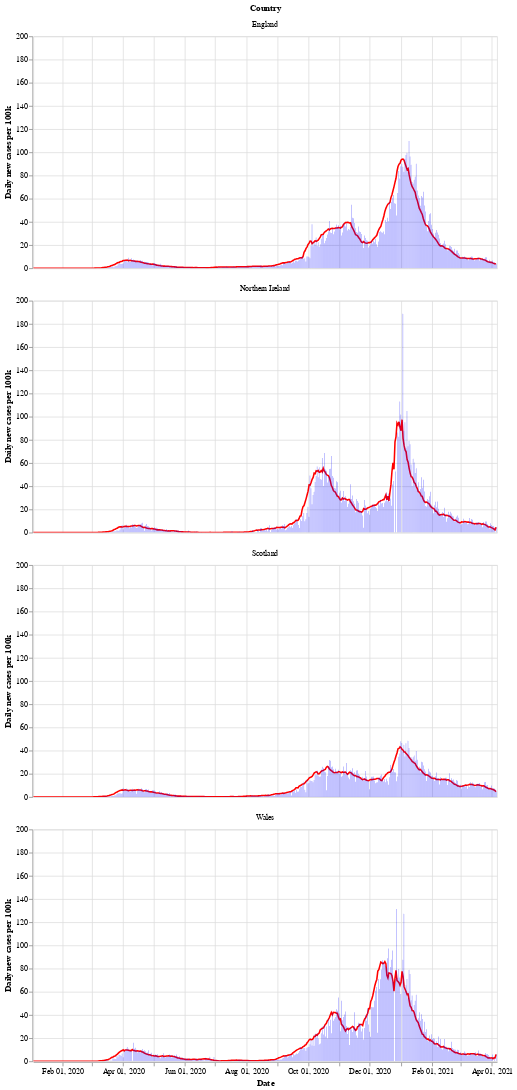

Notebook code cell kept with this figure:
### Markdown cell above
Next is a bar chart of the number of new cases in each country (per 100k population), with the 7 day moving average of cases. Again we see that Wales saw a longer period of raising and falling cases compared to the other countries.

After a period of cases falling, each nation is now seeing a rise in the number of cases - especially in Wales.

### Code cell
# collapse
bars = alt.Chart(uk_cases).mark_bar().encode(
    x=alt.X("yearmonthdate(date):T", axis=alt.Axis(title='Date')),
    y=alt.Y("newCasesRate:Q", axis=alt.Axis(title='Daily new cases per 100k')),
    tooltip='newCasesRate',
    color=alt.condition(
        alt.datum.dailyChange > 0,
        alt.value("orange"),  # The positive color
        alt.value("blue")  # The negative color
    )
).properties(title='New cases per 100k population with rolling 7 day average', width=600).interactive()
line = alt.Chart(uk_cases).mark_line(
    color='red',
    size=2,
).transform_window(
    rolling_mean='mean(newCasesRate)',
    frame=[0, 7],
    groupby=['areaName']
).encode(
    x='yearmonthdate(date):T',
    y='rolling_mean:Q'
)
alt.layer(line, bars, data=uk_cases).facet(alt.Row('areaName', title='Country'), columns=1)

### Figure 1 — Vega-Lite specification as saved in the notebook (floating-point values rounded to 4 significant figures; data arrays with more than 128 entries replaced by an {"elided": "..."} marker saying what was removed)
{"config": {"view": {"continuousWidth": 400, "continuousHeight": 300}}, "data": {"name": "data-9bd846d7c2fa42c72fbfe6a5ac05a46e"}, "facet": {"type": "nominal", "field": "areaName", "title": "Country"}, "spec": {"layer": [{"mark": {"type": "line", "color": "red", "size": 2}, "encoding": {"x": {"type": "temporal", "field": "date", "timeUnit": "yearmonthdate"}, "y": {"type": "quantitative", "field": "rolling_mean"}}, "transform": [{"window": [{"op": "mean", "field": "newCasesRate", "as": "rolling_mean"}], "frame": [0, 7], "groupby": ["areaName"]}]}, {"mark": "bar", "encoding": {"color": {"condition": {"value": "orange", "test": "(datum.dailyChange > 0)"}, "value": "blue"}, "tooltip": {"type": "quantitative", "field": "newCasesRate"}, "x": {"type": "temporal", "axis": {"title": "Date"}, "field": "date", "timeUnit": "yearmonthdate"}, "y": {"type": "quantitative", "axis": {"title": "Daily new cases per 100k"}, "field": "newCasesRate"}}, "selection": {"selector002": {"type": "interval", "bind": "scales", "encodings": ["x", "y"]}}, "title": "New cases per 100k population with rolling 7 day average", "width": 600}]}, "columns": 1, "$schema": "https://vega.github.io/schema/vega-lite/v4.8.1.json", "datasets": {"data-9bd846d7c2fa42c72fbfe6a5ac05a46e": {"elided": "1836 records"}}}
